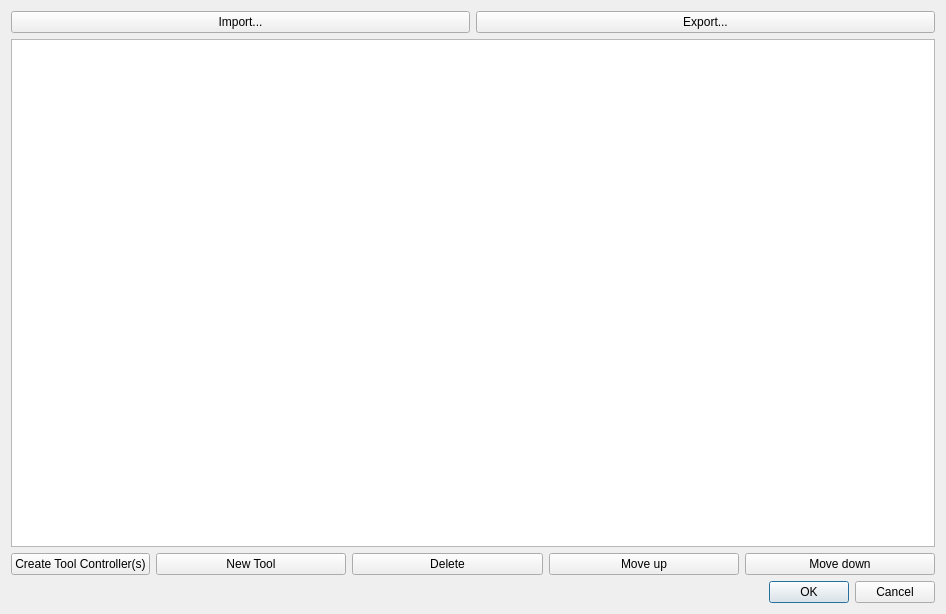
<?xml version="1.0" encoding="UTF-8"?>
<ui version="4.0">
 <class>ToolLibrary</class>
 <widget class="QDialog" name="ToolLibrary">
  <property name="geometry">
   <rect>
    <x>0</x>
    <y>0</y>
    <width>946</width>
    <height>614</height>
   </rect>
  </property>
  <property name="sizePolicy">
   <sizepolicy hsizetype="Preferred" vsizetype="Preferred">
    <horstretch>0</horstretch>
    <verstretch>0</verstretch>
   </sizepolicy>
  </property>
  <property name="windowTitle">
   <string>Tool Library</string>
  </property>
  <layout class="QVBoxLayout" name="verticalLayout">
   <item>
    <layout class="QHBoxLayout" name="horizontalLayout">
     <item>
      <widget class="QPushButton" name="ButtonImport">
       <property name="text">
        <string>Import...</string>
       </property>
      </widget>
     </item>
     <item>
      <widget class="QPushButton" name="ButtonExport">
       <property name="text">
        <string>Export...</string>
       </property>
      </widget>
     </item>
    </layout>
   </item>
   <item>
    <widget class="QTableView" name="ToolsList">
     <property name="dragEnabled">
      <bool>true</bool>
     </property>
     <property name="dragDropMode">
      <enum>QAbstractItemView::DragOnly</enum>
     </property>
     <property name="alternatingRowColors">
      <bool>true</bool>
     </property>
     <property name="selectionMode">
      <enum>QAbstractItemView::SingleSelection</enum>
     </property>
     <property name="selectionBehavior">
      <enum>QAbstractItemView::SelectRows</enum>
     </property>
     <property name="cornerButtonEnabled">
      <bool>false</bool>
     </property>
     <attribute name="verticalHeaderVisible">
      <bool>false</bool>
     </attribute>
    </widget>
   </item>
   <item>
    <layout class="QHBoxLayout" name="horizontalLayout_2">
     <item>
      <widget class="QPushButton" name="btnCopyTools">
       <property name="sizePolicy">
        <sizepolicy hsizetype="Fixed" vsizetype="Fixed">
         <horstretch>0</horstretch>
         <verstretch>0</verstretch>
        </sizepolicy>
       </property>
       <property name="toolTip">
        <string>Create Tool Controllers for the selected tools</string>
       </property>
       <property name="text">
        <string>Create Tool Controller(s)</string>
       </property>
       <property name="icon">
        <iconset resource="../Path.qrc">
         <normaloff>:/icons/Path-LengthOffset.svg</normaloff>:/icons/Path-LengthOffset.svg</iconset>
       </property>
      </widget>
     </item>
     <item>
      <widget class="QPushButton" name="ButtonNewTool">
       <property name="text">
        <string>New Tool</string>
       </property>
       <property name="icon">
        <iconset resource="../Path.qrc">
         <normaloff>:/icons/Path-ToolController.svg</normaloff>:/icons/Path-ToolController.svg</iconset>
       </property>
      </widget>
     </item>
     <item>
      <widget class="QPushButton" name="ButtonDelete">
       <property name="text">
        <string>Delete</string>
       </property>
       <property name="icon">
        <iconset resource="../../../../../Gui/Icons/resource.qrc">
         <normaloff>:/icons/delete.svg</normaloff>:/icons/delete.svg</iconset>
       </property>
      </widget>
     </item>
     <item>
      <widget class="QPushButton" name="ButtonUp">
       <property name="text">
        <string>Move up</string>
       </property>
       <property name="icon">
        <iconset resource="../../../../../Gui/Icons/resource.qrc">
         <normaloff>:/icons/button_up.svg</normaloff>:/icons/button_up.svg</iconset>
       </property>
       <property name="checkable">
        <bool>false</bool>
       </property>
       <property name="default">
        <bool>false</bool>
       </property>
       <property name="flat">
        <bool>false</bool>
       </property>
      </widget>
     </item>
     <item>
      <widget class="QPushButton" name="ButtonDown">
       <property name="text">
        <string>Move down</string>
       </property>
       <property name="icon">
        <iconset resource="../../../../../Gui/Icons/resource.qrc">
         <normaloff>:/icons/button_down.svg</normaloff>:/icons/button_down.svg</iconset>
       </property>
      </widget>
     </item>
    </layout>
   </item>
   <item>
    <widget class="QDialogButtonBox" name="buttonBox">
     <property name="orientation">
      <enum>Qt::Horizontal</enum>
     </property>
     <property name="standardButtons">
      <set>QDialogButtonBox::Cancel|QDialogButtonBox::Ok</set>
     </property>
    </widget>
   </item>
  </layout>
 </widget>
 <resources>
  <include location="../../../../../Gui/Icons/resource.qrc"/>
  <include location="../Path.qrc"/>
 </resources>
 <connections>
  <connection>
   <sender>buttonBox</sender>
   <signal>accepted()</signal>
   <receiver>ToolLibrary</receiver>
   <slot>accept()</slot>
   <hints>
    <hint type="sourcelabel">
     <x>248</x>
     <y>254</y>
    </hint>
    <hint type="destinationlabel">
     <x>157</x>
     <y>274</y>
    </hint>
   </hints>
  </connection>
  <connection>
   <sender>buttonBox</sender>
   <signal>rejected()</signal>
   <receiver>ToolLibrary</receiver>
   <slot>reject()</slot>
   <hints>
    <hint type="sourcelabel">
     <x>316</x>
     <y>260</y>
    </hint>
    <hint type="destinationlabel">
     <x>286</x>
     <y>274</y>
    </hint>
   </hints>
  </connection>
 </connections>
</ui>
